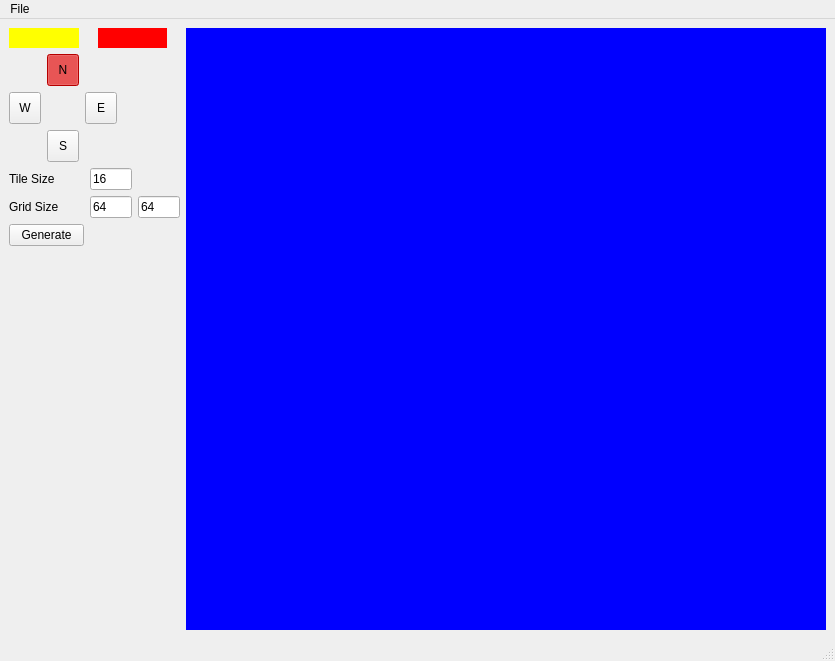
<?xml version="1.0" encoding="UTF-8"?>
<ui version="4.0">
 <class>MainWindow</class>
 <widget class="QMainWindow" name="MainWindow">
  <property name="geometry">
   <rect>
    <x>0</x>
    <y>0</y>
    <width>835</width>
    <height>661</height>
   </rect>
  </property>
  <property name="windowTitle">
   <string>MainWindow</string>
  </property>
  <widget class="QWidget" name="centralwidget">
   <layout class="QGridLayout" name="gridLayout_3">
    <item row="0" column="0">
     <layout class="QHBoxLayout" name="horizontalLayout">
      <item>
       <widget class="TiledTextureWidget" name="_tiled_image" native="true">
        <property name="autoFillBackground">
         <bool>false</bool>
        </property>
        <property name="styleSheet">
         <string notr="true">QWidget {
    background: yellow;
}</string>
        </property>
       </widget>
      </item>
      <item>
       <spacer name="horizontalSpacer_2">
        <property name="orientation">
         <enum>Qt::Horizontal</enum>
        </property>
        <property name="sizeType">
         <enum>QSizePolicy::Fixed</enum>
        </property>
        <property name="sizeHint" stdset="0">
         <size>
          <width>13</width>
          <height>20</height>
         </size>
        </property>
       </spacer>
      </item>
      <item>
       <widget class="TiledTextureWidget" name="_compatible_tiles" native="true">
        <property name="autoFillBackground">
         <bool>false</bool>
        </property>
        <property name="styleSheet">
         <string notr="true">QWidget {
    background: red;
}</string>
        </property>
       </widget>
      </item>
      <item>
       <spacer name="horizontalSpacer_3">
        <property name="orientation">
         <enum>Qt::Horizontal</enum>
        </property>
        <property name="sizeType">
         <enum>QSizePolicy::Fixed</enum>
        </property>
        <property name="sizeHint" stdset="0">
         <size>
          <width>13</width>
          <height>20</height>
         </size>
        </property>
       </spacer>
      </item>
     </layout>
    </item>
    <item row="0" column="1" rowspan="4">
     <widget class="TileGridWidget" name="_tile_grid" native="true">
      <property name="sizePolicy">
       <sizepolicy hsizetype="Minimum" vsizetype="Minimum">
        <horstretch>0</horstretch>
        <verstretch>0</verstretch>
       </sizepolicy>
      </property>
      <property name="minimumSize">
       <size>
        <width>640</width>
        <height>0</height>
       </size>
      </property>
      <property name="styleSheet">
       <string notr="true">QWidget {
    background: blue;
}</string>
      </property>
     </widget>
    </item>
    <item row="1" column="0">
     <layout class="QHBoxLayout" name="horizontalLayout_2">
      <item>
       <layout class="QGridLayout" name="gridLayout">
        <item row="2" column="1">
         <widget class="QToolButton" name="_dir_south">
          <property name="minimumSize">
           <size>
            <width>32</width>
            <height>32</height>
           </size>
          </property>
          <property name="styleSheet">
           <string notr="true">QToolButton:checked {
    background-color: #ff0000;
}</string>
          </property>
          <property name="text">
           <string>S</string>
          </property>
          <property name="checkable">
           <bool>true</bool>
          </property>
         </widget>
        </item>
        <item row="0" column="1">
         <widget class="QToolButton" name="_dir_north">
          <property name="minimumSize">
           <size>
            <width>32</width>
            <height>32</height>
           </size>
          </property>
          <property name="styleSheet">
           <string notr="true">QToolButton:checked {
    background-color: #ff0000;
}</string>
          </property>
          <property name="text">
           <string>N</string>
          </property>
          <property name="checkable">
           <bool>true</bool>
          </property>
          <property name="checked">
           <bool>true</bool>
          </property>
         </widget>
        </item>
        <item row="1" column="0">
         <widget class="QToolButton" name="_dir_west">
          <property name="minimumSize">
           <size>
            <width>32</width>
            <height>32</height>
           </size>
          </property>
          <property name="styleSheet">
           <string notr="true">QToolButton:checked {
    background-color: #ff0000;
}</string>
          </property>
          <property name="text">
           <string>W</string>
          </property>
          <property name="checkable">
           <bool>true</bool>
          </property>
         </widget>
        </item>
        <item row="1" column="2">
         <widget class="QToolButton" name="_dir_east">
          <property name="minimumSize">
           <size>
            <width>32</width>
            <height>32</height>
           </size>
          </property>
          <property name="styleSheet">
           <string notr="true">QToolButton:checked {
    background-color: #ff0000;
}</string>
          </property>
          <property name="text">
           <string>E</string>
          </property>
          <property name="checkable">
           <bool>true</bool>
          </property>
         </widget>
        </item>
        <item row="1" column="1">
         <widget class="QLabel" name="_tile_label">
          <property name="text">
           <string/>
          </property>
          <property name="alignment">
           <set>Qt::AlignCenter</set>
          </property>
         </widget>
        </item>
       </layout>
      </item>
      <item>
       <spacer name="horizontalSpacer_4">
        <property name="orientation">
         <enum>Qt::Horizontal</enum>
        </property>
        <property name="sizeType">
         <enum>QSizePolicy::Preferred</enum>
        </property>
        <property name="sizeHint" stdset="0">
         <size>
          <width>382</width>
          <height>20</height>
         </size>
        </property>
       </spacer>
      </item>
     </layout>
    </item>
    <item row="2" column="0">
     <layout class="QGridLayout" name="gridLayout_2">
      <item row="1" column="2">
       <widget class="QLineEdit" name="_grid_height">
        <property name="maximumSize">
         <size>
          <width>50</width>
          <height>16777215</height>
         </size>
        </property>
        <property name="text">
         <string>64</string>
        </property>
       </widget>
      </item>
      <item row="1" column="1">
       <widget class="QLineEdit" name="_grid_width">
        <property name="maximumSize">
         <size>
          <width>50</width>
          <height>16777215</height>
         </size>
        </property>
        <property name="text">
         <string>64</string>
        </property>
       </widget>
      </item>
      <item row="2" column="2">
       <spacer name="horizontalSpacer">
        <property name="orientation">
         <enum>Qt::Horizontal</enum>
        </property>
        <property name="sizeType">
         <enum>QSizePolicy::Preferred</enum>
        </property>
        <property name="sizeHint" stdset="0">
         <size>
          <width>40</width>
          <height>20</height>
         </size>
        </property>
       </spacer>
      </item>
      <item row="2" column="0">
       <widget class="QPushButton" name="_generate">
        <property name="maximumSize">
         <size>
          <width>75</width>
          <height>16777215</height>
         </size>
        </property>
        <property name="text">
         <string>Generate</string>
        </property>
       </widget>
      </item>
      <item row="1" column="0">
       <widget class="QLabel" name="label">
        <property name="text">
         <string>Grid Size</string>
        </property>
       </widget>
      </item>
      <item row="0" column="1">
       <widget class="QLineEdit" name="_tile_size">
        <property name="maximumSize">
         <size>
          <width>50</width>
          <height>16777215</height>
         </size>
        </property>
        <property name="text">
         <string>16</string>
        </property>
       </widget>
      </item>
      <item row="0" column="0">
       <widget class="QLabel" name="label_2">
        <property name="text">
         <string>Tile Size</string>
        </property>
       </widget>
      </item>
     </layout>
    </item>
    <item row="3" column="0">
     <spacer name="verticalSpacer">
      <property name="orientation">
       <enum>Qt::Vertical</enum>
      </property>
      <property name="sizeHint" stdset="0">
       <size>
        <width>20</width>
        <height>359</height>
       </size>
      </property>
     </spacer>
    </item>
   </layout>
  </widget>
  <widget class="QMenuBar" name="menubar">
   <property name="geometry">
    <rect>
     <x>0</x>
     <y>0</y>
     <width>835</width>
     <height>21</height>
    </rect>
   </property>
   <widget class="QMenu" name="menuFile">
    <property name="title">
     <string>File</string>
    </property>
    <addaction name="actionLoad_Texture"/>
   </widget>
   <addaction name="menuFile"/>
  </widget>
  <widget class="QStatusBar" name="statusbar"/>
  <action name="actionLoad_Texture">
   <property name="text">
    <string>Load Texture</string>
   </property>
  </action>
 </widget>
 <customwidgets>
  <customwidget>
   <class>TiledTextureWidget</class>
   <extends>QWidget</extends>
   <header>tiledtexturewidget.h</header>
   <container>1</container>
  </customwidget>
  <customwidget>
   <class>TileGridWidget</class>
   <extends>QWidget</extends>
   <header>tilegridwidget.h</header>
   <container>1</container>
  </customwidget>
 </customwidgets>
 <resources/>
 <connections/>
</ui>
